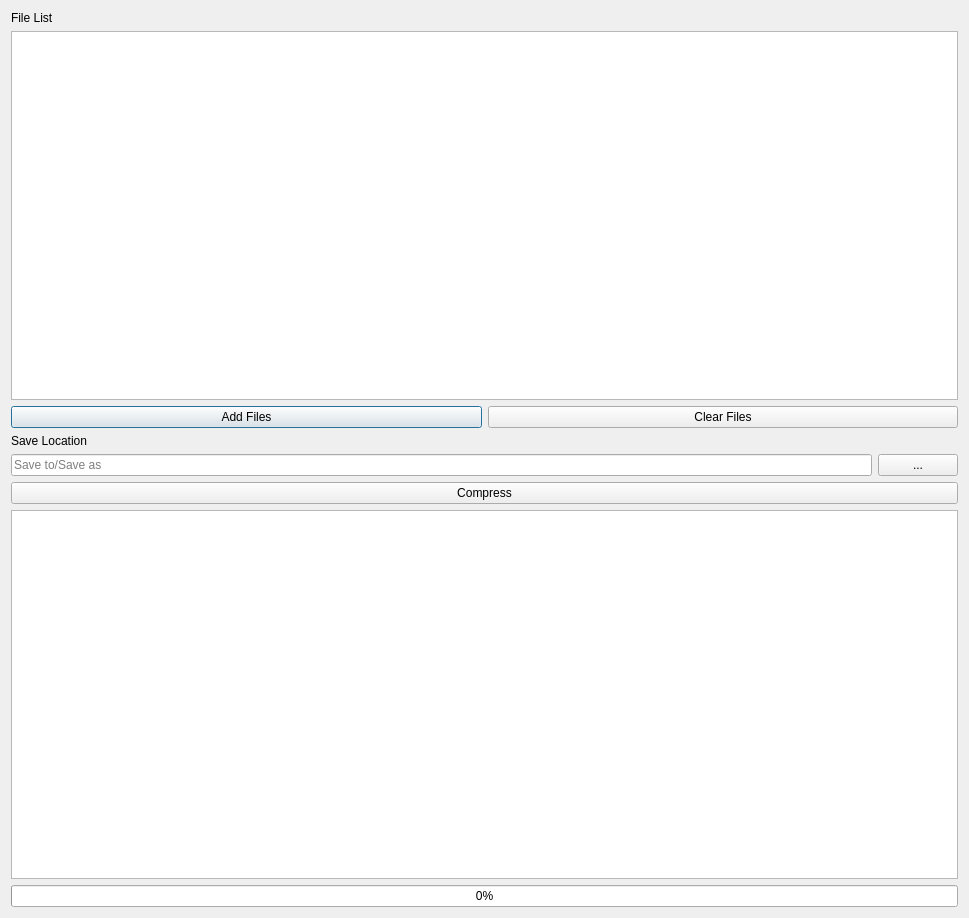
<?xml version="1.0" encoding="UTF-8"?>
<ui version="4.0">
 <class>DialogEmbed</class>
 <widget class="QDialog" name="DialogEmbed">
  <property name="geometry">
   <rect>
    <x>0</x>
    <y>0</y>
    <width>969</width>
    <height>918</height>
   </rect>
  </property>
  <property name="windowTitle">
   <string>Compress</string>
  </property>
  <property name="windowIcon">
   <iconset resource="FrogArchiver.qrc">
    <normaloff>:/assets/frog_mac_archigraphs.png</normaloff>:/assets/frog_mac_archigraphs.png</iconset>
  </property>
  <property name="modal">
   <bool>false</bool>
  </property>
  <layout class="QVBoxLayout" name="verticalLayout">
   <item>
    <widget class="QLabel" name="label">
     <property name="text">
      <string>File List</string>
     </property>
    </widget>
   </item>
   <item>
    <widget class="QListWidget" name="listWidget"/>
   </item>
   <item>
    <layout class="QHBoxLayout" name="horizontalLayout_2">
     <item>
      <widget class="QPushButton" name="addFilesBUtton">
       <property name="text">
        <string>Add Files</string>
       </property>
       <property name="icon">
        <iconset resource="FrogArchiver.qrc">
         <normaloff>:/assets/1455813976_add-files-to-archive.png</normaloff>:/assets/1455813976_add-files-to-archive.png</iconset>
       </property>
      </widget>
     </item>
     <item>
      <widget class="QPushButton" name="clearButton">
       <property name="text">
        <string>Clear Files</string>
       </property>
      </widget>
     </item>
    </layout>
   </item>
   <item>
    <widget class="QLabel" name="label_2">
     <property name="text">
      <string>Save Location</string>
     </property>
    </widget>
   </item>
   <item>
    <layout class="QHBoxLayout" name="horizontalLayout">
     <item>
      <widget class="QLineEdit" name="saveAsText">
       <property name="enabled">
        <bool>true</bool>
       </property>
       <property name="toolTip">
        <string>Location</string>
       </property>
       <property name="text">
        <string/>
       </property>
       <property name="readOnly">
        <bool>true</bool>
       </property>
       <property name="placeholderText">
        <string>Save to/Save as</string>
       </property>
      </widget>
     </item>
     <item>
      <widget class="QPushButton" name="saveAsButton">
       <property name="sizePolicy">
        <sizepolicy hsizetype="Fixed" vsizetype="Fixed">
         <horstretch>0</horstretch>
         <verstretch>0</verstretch>
        </sizepolicy>
       </property>
       <property name="text">
        <string>...</string>
       </property>
      </widget>
     </item>
    </layout>
   </item>
   <item>
    <widget class="QPushButton" name="embedButton">
     <property name="text">
      <string>Compress</string>
     </property>
    </widget>
   </item>
   <item>
    <widget class="QTextEdit" name="textEdit"/>
   </item>
   <item>
    <widget class="QProgressBar" name="progressBar">
     <property name="value">
      <number>0</number>
     </property>
    </widget>
   </item>
  </layout>
 </widget>
 <resources>
  <include location="FrogArchiver.qrc"/>
 </resources>
 <connections/>
</ui>
